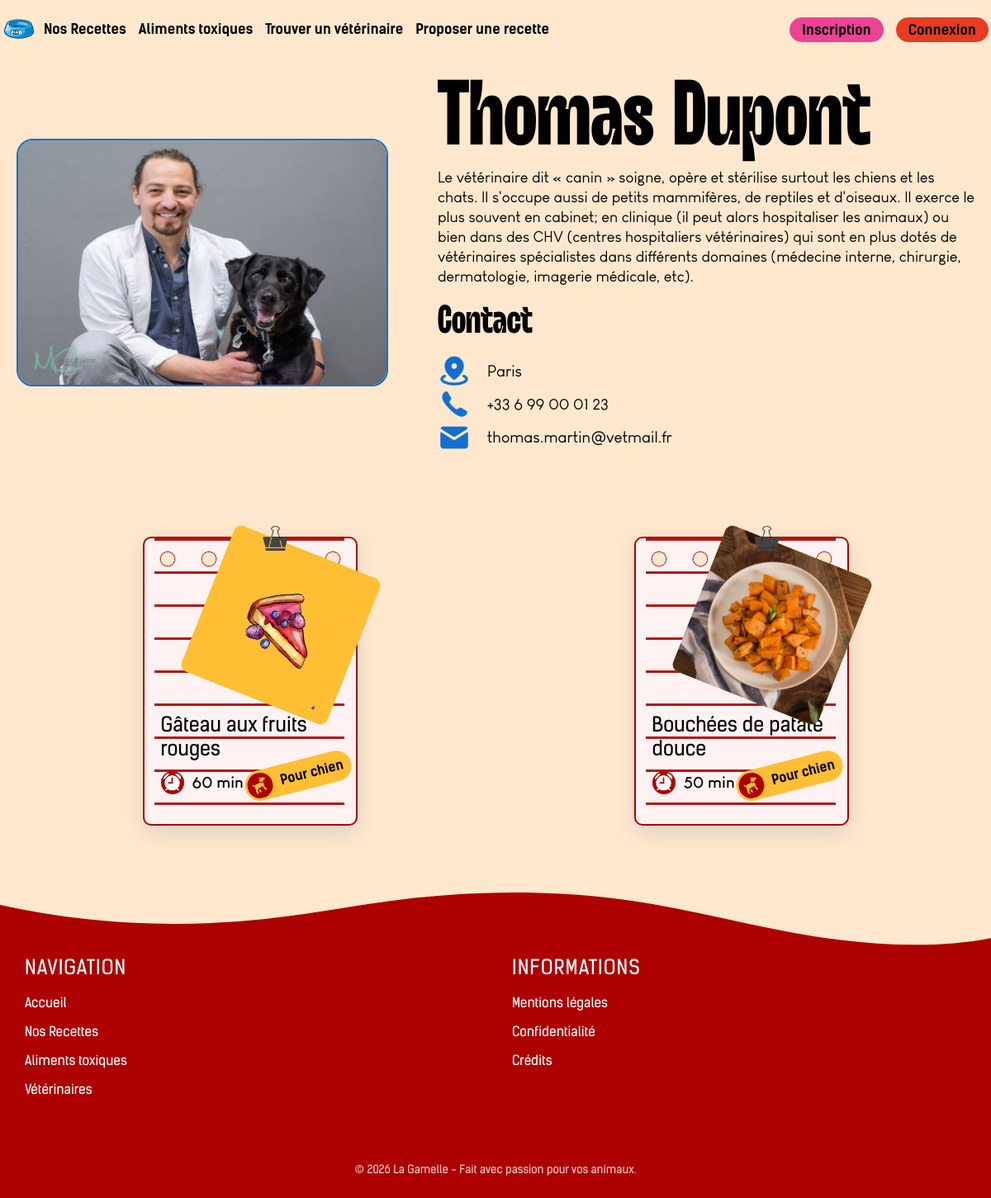
The page /vues/index.php?page=veterinaires&action=show&id=2 on the database its author committed.
### tables this page shows
CREATE TABLE IF NOT EXISTS `veterinaires` (
  `id_veterinaire` int NOT NULL AUTO_INCREMENT,
  `prenom` varchar(50) NOT NULL,
  `nom` varchar(50) NOT NULL,
  `telephone` varchar(20) NOT NULL,
  `adresse` varchar(100) NOT NULL,
  `code_postal` int NOT NULL,
  `ville` varchar(50) NOT NULL,
  `email` varchar(200) NOT NULL,
  `note` mediumint NOT NULL,
  `image_veterinaire` varchar(255) NOT NULL,
  `latitude` bigint NOT NULL,
  `longitude` bigint NOT NULL,
  `created_at` datetime NOT NULL,
  PRIMARY KEY (`id_veterinaire`)
);

CREATE TABLE IF NOT EXISTS `veterinaire_recette` (
  `fk_recette` int NOT NULL,
  `fk_veterinaire` int NOT NULL
);

CREATE TABLE IF NOT EXISTS `recette` (
  `id_recette` int NOT NULL AUTO_INCREMENT,
  `nom_recette` varchar(50) NOT NULL,
  `contenu_recette` text NOT NULL,
  `image_recette` varchar(255) DEFAULT NULL,
  `temps` int NOT NULL,
  `categorie_recette` varchar(20) NOT NULL,
  `fk_utilisateur` int NOT NULL,
  `animal` varchar(5) NOT NULL,
  `niveau` int NOT NULL,
  PRIMARY KEY (`id_recette`)
);

### controleurs/VeterinaireController.php (called while the page is built, shortened)
<?php
require_once __DIR__ . '/../modeles/Veterinaire.php';
class VeterinaireController
{
    public function show(): void
    {
        $id = (int) $_GET['id'];
        $vet = Veterinaire::find($id);
        $recettesAssociees = Veterinaire::getRecettes($id);
        require __DIR__ . '/../vues/show.php';
    }
}
?>

### modeles/Veterinaire.php (called while the page is built, shortened)
<?php
require_once __DIR__ . '/../connexion.php';
class Veterinaire
{
    public static function find(int $id): ?array
    {
        global $db;
        $stmt = $db->prepare(
            "SELECT * FROM veterinaires WHERE id_veterinaire = :id LIMIT 1"
        );
        $stmt->bindValue(':id', $id, PDO::PARAM_INT);
        $stmt->execute();
        $vet = $stmt->fetch(PDO::FETCH_ASSOC);
        return $vet ?: null;
    }
    public static function getRecettes(int $id_veto): array
    {
        global $db;
        $sql = "SELECT * FROM recette
            INNER JOIN veterinaire_recette ON id_recette = fk_recette
            WHERE fk_veterinaire = :id_veto";
        $stmt = $db->prepare($sql);
        $stmt->execute(['id_veto' => $id_veto]);
        return $stmt->fetchAll(PDO::FETCH_ASSOC);
    }
}
?>

### vues/show.php (the view, shortened to what this page needs)
<!DOCTYPE html>
<html lang="fr">
<head>
    <link rel="stylesheet" href="../assets/css/style.css">
    <link rel="stylesheet" href="../assets/css/veterinaire.css">
</head>
<body>
    <header>
        <a href="../index.php" class="logo"><img src="../assets/images/logo.webp" alt="Retour à l'accueil"></a>
        <nav id="menu" aria-label="Navigation principale">
            <ul class="navbar">
                <li><a href="recette.php">Nos Recettes</a></li>
                <li><a href="alimentsdangereuxV.php">Aliments toxiques</a></li>
                <li><a href="index.php">Trouver un vétérinaire</a></li>
                <li><a href="v-contribution.php">Proposer une recette</a></li>
            </ul>
            <?php
            if (isset($_SESSION['id_utilisateur'])) {
                echo '<form action="controleurs/recette.php" method="get">
                <label for="recherche" class="sr-only">Recherchez une recette</label>
                <input type="search" name="recherche" placeholder="Recherchez une recette...">
            </form>';
                echo '<div class="compte">
                        <a href="profil.php?favoris"><img src="assets/images/favorite-on.svg" alt="Voir mes favoris"></a>
                        <a href="profil.php"><img src="assets/images/compte.svg" alt="Accéder à mon profil"></a>
                     </div>';
            } else {
                echo '<div class="connexion">
                        <a href="v-inscription.php">Inscription</a>
                        <a href="v-connexion.php">Connexion</a>
                    </div>';
            }
            ?>
        </nav>
    </header>
    <main class="container-vet">
        <div class="vet-header">
            <div class="vet-photo">
                <img src="<?= '../assets/images/' . htmlspecialchars($vet['image_veterinaire']) ?>"
                    alt="Photo de <?= htmlspecialchars($vet['prenom'] . ' ' . $vet['nom']) ?>">
            </div>
            <div class="vet-info">
                <h1><?= htmlspecialchars($vet['prenom'] . ' ' . $vet['nom']) ?></h1>
                <div class="vet-description">
                    <?php if (!empty($vet['description'])): ?>
                        <p><?= htmlspecialchars($vet['description']) ?></p>
                    <?php else: ?>
                        <p>Le vétérinaire dit « canin » soigne, opère et stérilise surtout les chiens et les chats. Il
                            s'occupe aussi de petits mammifères, de reptiles et d'oiseaux. Il exerce le plus souvent en
                            cabinet; en clinique (il peut alors hospitaliser les animaux) ou bien dans des CHV (centres
                            hospitaliers vétérinaires) qui sont en plus dotés de vétérinaires spécialistes dans
                            différents
                            domaines (médecine interne, chirurgie, dermatologie, imagerie médicale, etc).</p>
                    <?php endif; ?>
                </div>
                <div class="vet-contact">
                    <h2>Contact</h2>
                    <div class="contact-item">
                        <img src="../assets/images/loca.svg" alt="">
                        <span><?= htmlspecialchars($vet['ville']) ?></span>
                    </div>
                    <div class="contact-item">
                        <img src="../assets/images/phone.png" alt="">
                        <span><a
                                href="tel:<?= htmlspecialchars($vet['telephone']) ?>"><?= htmlspecialchars($vet['telephone']) ?></a></span>
                    </div>
                    <div class="contact-item">
                        <img src="../assets/images/mail.svg" alt="">
                        <span><a
                                href="mailto:<?= htmlspecialchars($vet['email']) ?>"><?= htmlspecialchars($vet['email']) ?></a></span>
                    </div>
                </div>
            </div>
        </div>
        <section class="recettes">
            <?php
            if (!empty($recettesAssociees)) {
                foreach ($recettesAssociees as $recette) {
                    $id = (int) $recette['id_recette'];
                    $nom = htmlspecialchars($recette['nom_recette']);
                    $temps = (int) $recette['temps'];
                    $animal = htmlspecialchars($recette['animal']);
                    $img = $recette['image_recette'];
                    echo "<div class='recette'>";
                    echo "<a class='recette-link' href='recette-detail.php?id={$id}'>
                            <div class='img'><img src='../assets/images/{$img}' alt=''></div>
                            <img src='../assets/images/pin.png' alt='' class='pin'>
                            <h2>{$nom}</h2>
                            <span class='temps'><img src='../assets/images/clock.png' alt=''> {$temps} min</span>
                            <div class='badge'>";
                    if ($recette['animal'] == 'chien') {
                        echo "<img src='../assets/images/dog.png' alt=''><p>Pour {$animal}</p></div>";
                    } else if ($recette['animal'] == 'chat') {
                        echo "<img src='../assets/images/cat.png' alt=''><p>Pour {$animal}</p></div>";
                    } else {
                        echo "</div>";
                    }
                    echo "</a>";
                    echo "</div>";
                }
            }
            ?>
        </section>
    </main>
    <footer class="main-footer">
        <div class="footer-wave">
        </div>
        <div class="footer-container">
            <div class="footer-links">
                <h3>Navigation</h3>
                <ul>
                    <li><a href="../index.php">Accueil</a></li>
                    <li><a href="../recette.php">Nos Recettes</a></li>
                    <li><a href="../alimentsdangereuxV.php">Aliments toxiques</a></li>
                    <li><a href="../index.php">Vétérinaires</a></li>
                </ul>
            </div>
            <div class="footer-links">
                <h3>Informations</h3>
                <ul>
                    <li><a href="../mentions-legales.php">Mentions légales</a></li>
                    <li><a href="../mentions-legales.php#confidentialite">Confidentialité</a></li>
                    <li><a href="../mentions-legales.php#credits">Crédits</a></li>
                </ul>
            </div>
        </div>
        <div class="footer-bottom">
            <p>&copy; 2026 La Gamelle - Fait avec passion pour vos animaux.</p>
        </div>
    </footer>
</body>
</html>

### assets/css/veterinaire.css (style rules this page uses)
body { font-family: 'Louis George Cafe', sans-serif; }
.container-vet { padding: 20px; }
.vet-header { display: flex; flex-direction: column; align-items: center; margin-bottom: 30px; }
.vet-photo img { width: 300px; overflow: hidden; border-radius: 20px; border: 2px solid var(--bleu); }
.vet-info h1 { font-size: 4rem; text-align: center; margin: 20px; }
.vet-description { font-size: 1.15rem; line-height: 1.3; margin-bottom: 20px; }
.vet-contact h2 { margin-bottom: 15px; }
.vet-contact img { width: 40px; }
.contact-item { display: flex; align-items: center; gap: 20px; font-size: 1.2rem; }
.recettes { max-width: 1200px; margin: auto; margin-top: 100px; }
@media (min-width: 768px) { .vet-photo img { width: 450px; height: 300px; border-radius: 20px; } }
@media (min-width: 768px) { .vet-description { max-width: 800px; margin: 0 auto 20px; } }
@media (min-width: 1200px) { .vet-header { display: grid; grid-template-columns: 450px 1fr; gap: 60px; text-align: left; width: fit-content; margin: auto; } }
@media (min-width: 1200px) { .vet-info h1 { font-size: 7rem; text-align: start; margin: 0; } }
@media (min-width: 1200px) { .vet-description { margin: 0; margin-bottom: 20px; } }

### rows shown on the page
veterinaires: image_veterinaire (picture), prenom+nom "Thomas Dupont", ville "Paris", telephone "+33 6 99 00 01 23", email "thomas.martin@vetmail.fr"
veterinaire_recette: fk_recette.image_recette (picture), fk_recette.nom_recette "Gâteau aux fruits rouges", fk_recette.temps "60", fk_recette.animal "chien"
veterinaire_recette: fk_recette.image_recette (picture), fk_recette.nom_recette "Bouchées de patate douce", fk_recette.temps "50", fk_recette.animal "chien"
